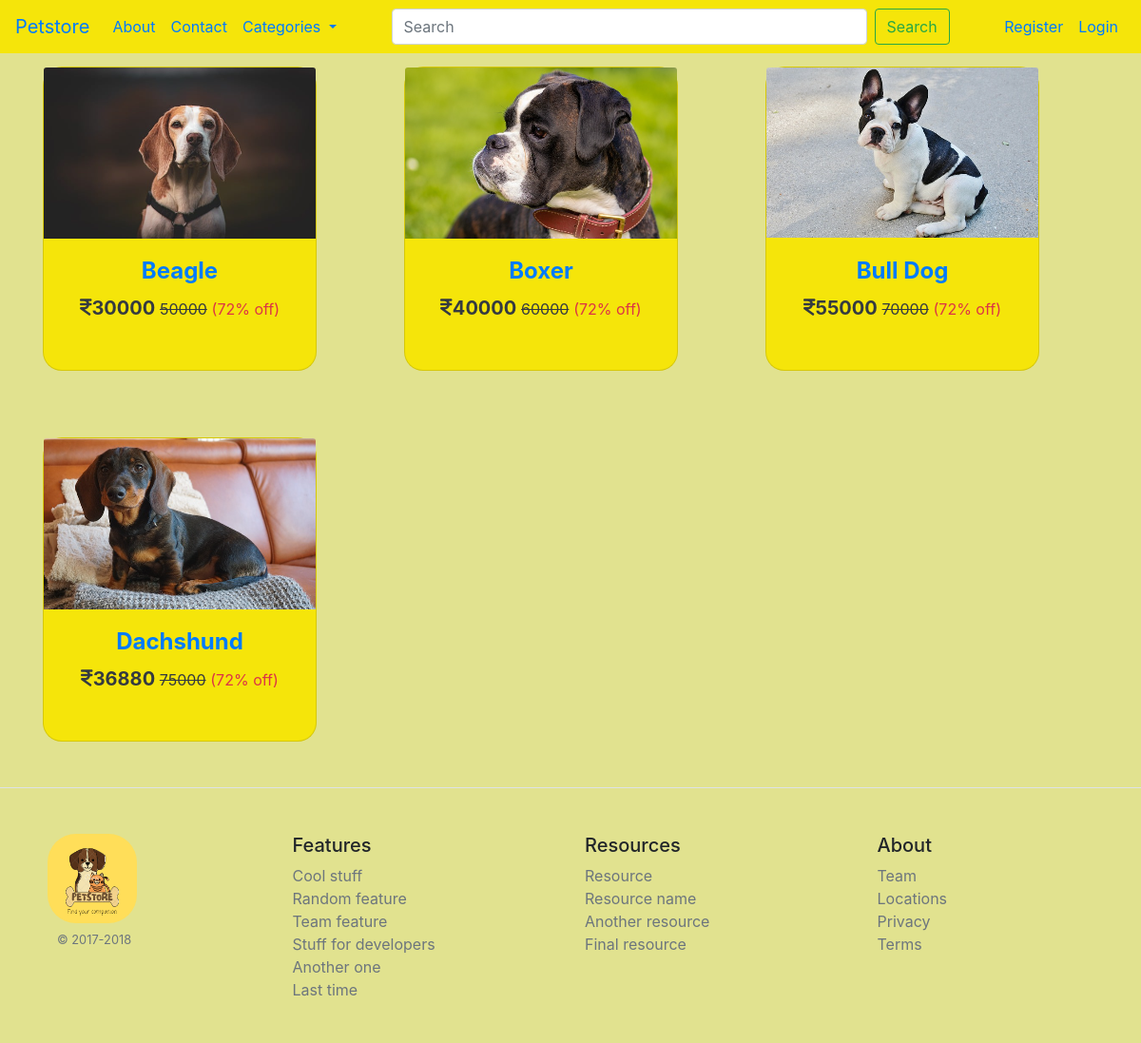
/dog_categories, run on the app's committed database.
### core/models.py (models this page shows, shortened)
class Pet(models.Model):
    CATEGORY_CHOICES = [
        ('DOG', 'Dog'),
        ('CAT', 'Cat'),
        ('BIRD', 'Bird'),
    ]
    name = models.CharField(max_length=100)
    category = models.CharField(max_length=20, choices=CATEGORY_CHOICES)
    small_description=models.CharField(max_length=300)
    description=models.TextField()
    original_price = models.IntegerField()
    discounted_price = models.IntegerField()
    pet_image =models.ImageField(upload_to='pet_images')  # As we are using image field we have to intall 'pillow'. And we have to Define MEDIA_URL in settings.py file so that all folder should save in media directory

### core/views.py (the view)
# urls.py: path('dog_categories',views.dog_categories,name='dogcategories'),
def dog_categories(request):
    dc = Pet.objects.filter(category='DOG')
    return render(request,'core/dog_categories.html',{'dc':dc})

### core/templates/core/dog_categories.html (shortened to what this page needs)
{% extends "core/base.html" %}
{% load static %}
{% block content %}
<div class="container ">
    <div class="row">
      {% for dc in dc %}
      <div class="col-sm-4 ">
          <a href="{% url "petdetails"  dc.id %}" style="text-decoration: none; ">
            <div class="card dog_categories_card dog_card" style="width: 18rem; height:20rem">
              <img class="card-img-top " src="{{dc.pet_image.url}}" alt="Card image cap">
              <div class="card-body">
                <h5 class="card-title">{{dc.name}}</h5>
                <div class="text-center">
                  <h5 class="font-weight-bold text-dark "><i class="fa-solid fa-indian-rupee-sign"></i>{{dc.discounted_price}} <small class="fw-light rupee">{{dc.original_price}}</small> <small class="text-danger">(72% off)</small></h5>
                </div>
              </div>
            </div>
          </a>
        </div>
        {% endfor %}
      </div>
</div>
{% endblock content %}

### core/static/core/css/core.css (style rules this page uses)
body { background-color: rgb(225, 226, 143); }
.card-img-top { width: 100%; height: 15vw; object-fit: cover; }
.dog_categories_card { margin-top: 70px; border-radius: 20px; }
.card-title { text-align: center; font-weight: bolder; font-size: 24px; }
.dog_card { background-color: rgb(245, 229, 10); }
.rupee { text-decoration:line-through; }

### data on the page
Pet: pet_image (picture), name "Beagle", discounted_price "30000", original_price "50000"
Pet: pet_image (picture), name "Boxer", discounted_price "40000", original_price "60000"
Pet: pet_image (picture), name "Bull Dog", discounted_price "55000", original_price "70000"
Pet: pet_image (picture), name "Dachshund", discounted_price "36880", original_price "75000"
